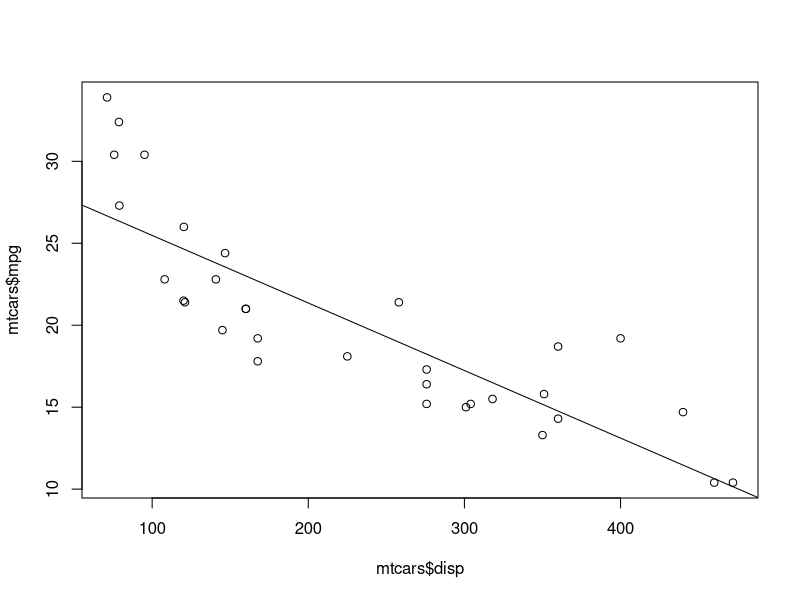

Recreate this plot in R.
#Bivariada
modelo <- lm(mpg~disp, data=mtcars)
cor(mtcars[,c("mpg",'disp')])

View(data.frame(cor(mtcars)))

modelo$coefficients
modelo$coefficients[1]
modelo$coefficients[2]

summary(modelo)$r.squared
summary(modelo)$adj.r.squared

#Multivariada

plot(x=mtcars$disp, y=mtcars$mpg)
abline(modelo)

predict(modelo, data.frame(disp=200))

modelo <- lm(mpg ~ disp+hp+cyl, data=mtcars)

summary(modelo)$r.squared
summary(modelo)$adj.r.squared

#Predição para novos dados
predict(modelo, data.frame(disp=200, hp=100, cyl=4))